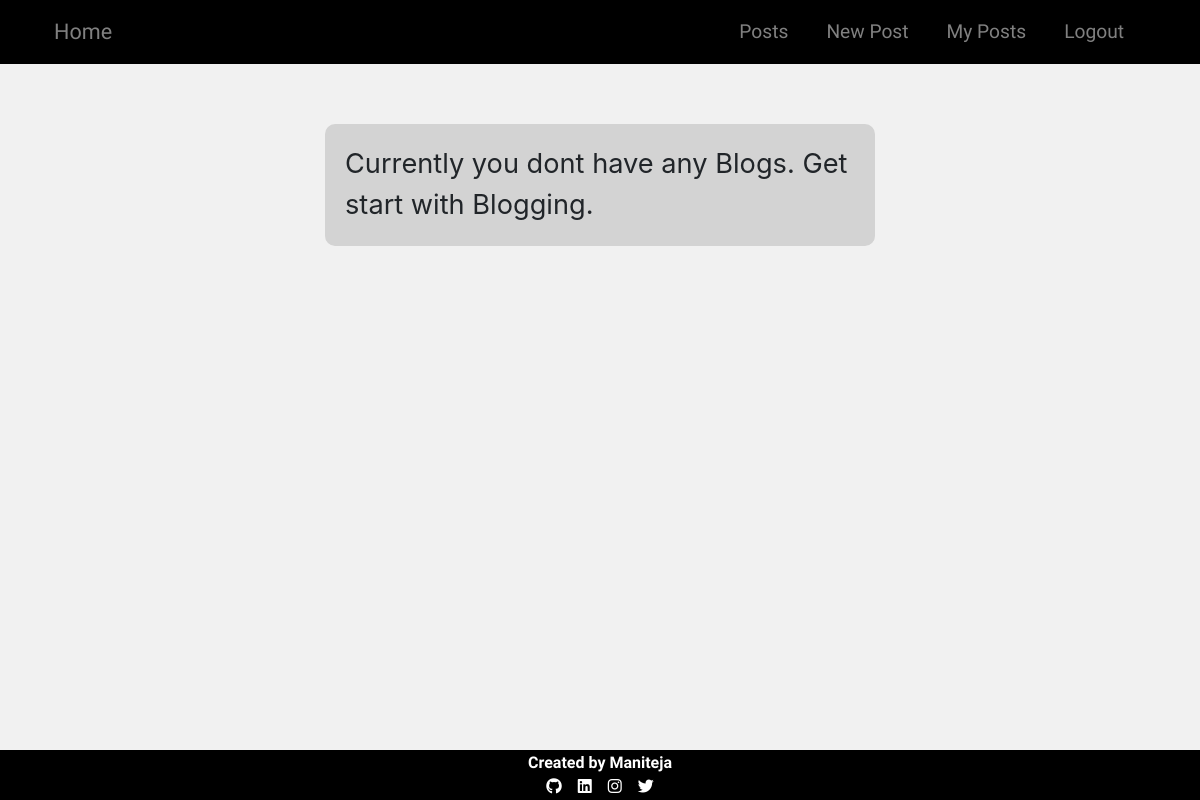
/blog/my-blogs/ (signed in), run on an earlier commit of the app's database.
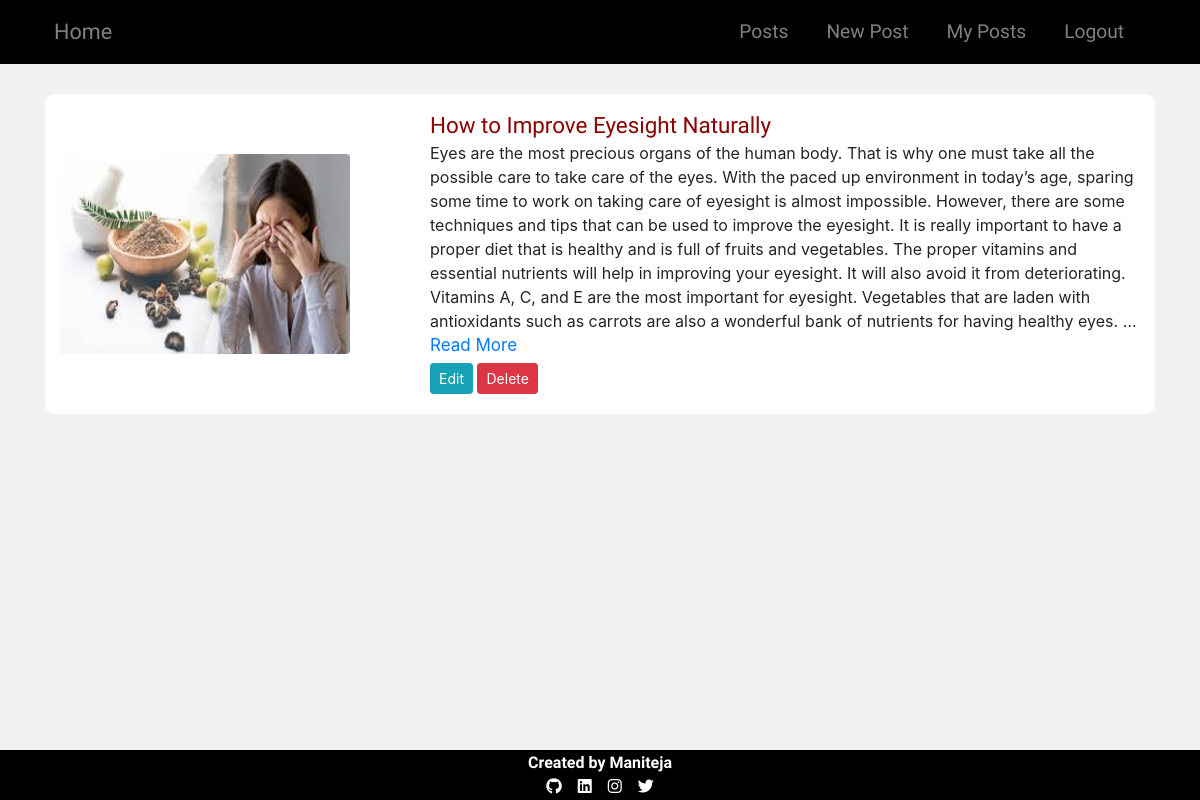
And on a later commit of the database.
### blog_app/models.py (models this page shows, shortened)
class Blog(models.Model):
    author=models.ForeignKey(User,on_delete=models.CASCADE,related_name='post_author')
    blog_title=models.CharField(max_length=100,verbose_name='Title')
    slug=models.SlugField(max_length=250,unique=True)
    blog_content=HTMLField(verbose_name='Description')
    blog_image=models.ImageField(upload_to='blog_images',verbose_name='Image')
    publish_date=models.DateField(auto_now_add=True)
    update_date=models.DateField(auto_now=True)
    class Meta:
        ordering=['-publish_date']

### blog_app/views.py (the view)
# urls.py: path('my-blogs/',views.MyBlogs,name='my_blogs'),
@login_required
def MyBlogs(request):
    return render(request,'user_blogs.html')

### blog_app/templates/user_blogs.html (shortened to what this page needs)
{% extends 'base.html' %}
{% block body %}
{% load static %}
<link rel="stylesheet" href="{% static 'css/blogs.css' %}">
{% if user.post_author.all %}
{% for blog in user.post_author.all %}
<div class="blog animate__animated">
    <div class="row">
        <div class="col-md-0 col-lg-4 image-div">
            <img src="/media/{{blog.blog_image}}" alt="" title="{{blog.blog_title}}" class="rounded" width="100%">
        </div>
        <div class=" col-md-12 col-lg-8">
            <span class="heading">{{blog.blog_title}}</span>
            <div class="content">
                {% autoescape off %}
                {{blog.blog_content }}
                {% endautoescape %}
            </div>
            <div class="read-more"><a href="{% url 'blog_app:blog_details' slug=blog.slug %}">Read More</a></div>
            <p class="btn_group">
                <a href="{% url 'blog_app:edit_blog' pk=blog.pk %}" class="btn btn-info btn-sm">Edit</a>
                <button type="button" class="btn btn-danger btn-sm" data-toggle="modal" data-target="#Modal">Delete</button>
            </p>
        </div>
    </div>
</div>
{% endfor %}
{% else %}
<div class="no-content">
    Currently you dont have any Blogs. Get start with Blogging.
</div>
{% endif %}
{% endblock %}

What changed in the data, as far as the page shows it:
now on this page (row edited): Blog: blog_image (picture), blog_title "How to Improve Eyesight Naturally", blog_content "Eyes are the most precious organs of the human body. That is why one must take all the possible care to take care of the eyes. With the paced up environment in today’s age, sparing some time to work on taking care of eyesight is almost impossible. However, there are some techniques and tips that can be used to improve the eyesight. It is really important to have a proper diet that is healthy and is full of fruits and vegetables. The proper vitamins and essential nutrients will help in improving your eyesight. It will also avoid it from deteriorating. Vitamins A, C, and E are the most important for eyesight. Vegetables that are laden with antioxidants such as carrots are also a wonderful…"
Also different on the page:
text no longer shown: "Currently you dont have any Blogs. Get start with Blogging."
